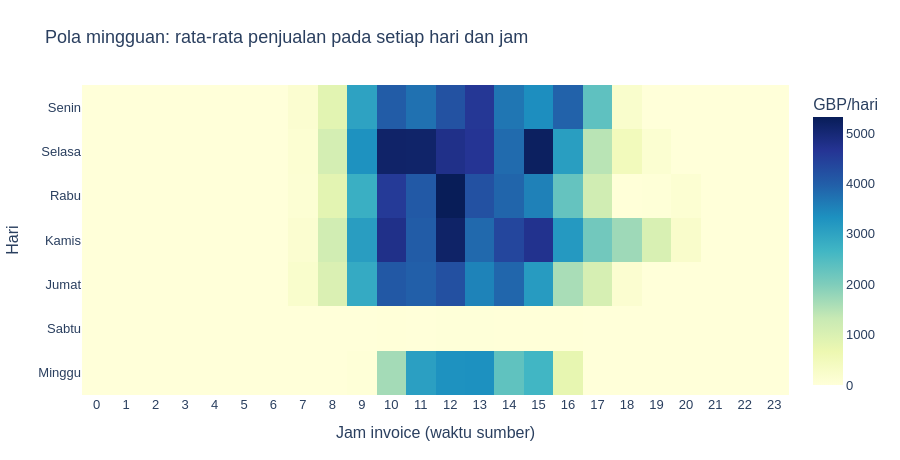

Notebook source saved alongside this figure:
### Code cell
# Visualisasi 5: normalisasi dengan jumlah hari kalender, tanpa hari terakhir.
day_names = ['Senin', 'Selasa', 'Rabu', 'Kamis', 'Jumat', 'Sabtu', 'Minggu']
day_counts = (
    calendar_days.filter(pl.col('Tanggal') < pl.lit(end_date))
    .with_columns(pl.col('Tanggal').dt.weekday().alias('HariKe'))
    .group_by('HariKe').len(name='JumlahHariKalender')
)
weekday_hour_raw = (
    sales.filter(pl.col('Tanggal') < pl.lit(end_date))
    .with_columns(pl.col('InvoiceDate').dt.weekday().alias('HariKe'),
                  pl.col('InvoiceDate').dt.hour().alias('Jam'))
    .group_by('HariKe', 'Jam').agg(pl.col('NilaiBaris').sum().alias('PenjualanGBP'))
)
weekday_hour = (
    pl.DataFrame({'HariKe': range(1, 8)}).join(pl.DataFrame({'Jam': range(24)}), how='cross')
    .join(weekday_hour_raw, on=['HariKe', 'Jam'], how='left')
    .join(day_counts, on='HariKe', how='left')
    .with_columns(pl.col('PenjualanGBP').fill_null(0))
    .with_columns((pl.col('PenjualanGBP') / pl.col('JumlahHariKalender')).alias('RataRataGBP'))
    .sort('HariKe', 'Jam')
)
hour_matrix = [weekday_hour.filter(pl.col('HariKe') == i)['RataRataGBP'].to_list()
               for i in range(1, 8)]
fig5 = go.Figure(go.Heatmap(
    z=hour_matrix, x=list(range(24)), y=day_names, colorscale='YlGnBu',
    colorbar=dict(title='GBP/hari'),
    hovertemplate='%{y}, jam %{x}:00<br>Rata-rata GBP %{z:,.2f}/hari<extra></extra>',
))
fig5.update_layout(title='Pola mingguan: rata-rata penjualan pada setiap hari dan jam',
                   xaxis_title='Jam invoice (waktu sumber)', yaxis_title='Hari', height=460)
fig5.update_xaxes(dtick=1)
fig5.update_yaxes(autorange='reversed')
tampilkan(fig5, '03_05_pola_hari_jam')

### Figure 1 — Plotly figure (JSON) as saved in the notebook; plotly's stock layout.template omitted (floating-point values rounded to 4 significant figures; data arrays with more than 128 entries replaced by an {"elided": "..."} marker saying what was removed)
{"data": [{"colorbar": {"title": {"text": "GBP/hari"}}, "colorscale": [[0, "rgb(255,255,217)"], [0.125, "rgb(237,248,177)"], [0.25, "rgb(199,233,180)"], [0.375, "rgb(127,205,187)"], [0.5, "rgb(65,182,196)"], [0.625, "rgb(29,145,192)"], [0.75, "rgb(34,94,168)"], [0.875, "rgb(37,52,148)"], [1, "rgb(8,29,88)"]], "hovertemplate": "%{y}, jam %{x}:00<br>Rata-rata GBP %{z:,.2f}/hari<extra></extra>", "type": "heatmap", "x": [0, 1, 2, 3, 4, 5, 6, 7, 8, 9, 10, 11, 12, 13, 14, 15, 16, 17, 18, 19, 20, 21, 22, 23], "y": ["Senin", "Selasa", "Rabu", "Kamis", "Jumat", "Sabtu", "Minggu"], "z": {"elided": "7x24 float values"}}], "layout": {"font": {"family": "Arial", "size": 13}, "height": 460, "margin": {"b": 65, "t": 85}, "title": {"text": "Pola mingguan: rata-rata penjualan pada setiap hari dan jam"}, "xaxis": {"dtick": 1, "title": {"text": "Jam invoice (waktu sumber)"}}, "yaxis": {"autorange": "reversed", "title": {"text": "Hari"}}}}
